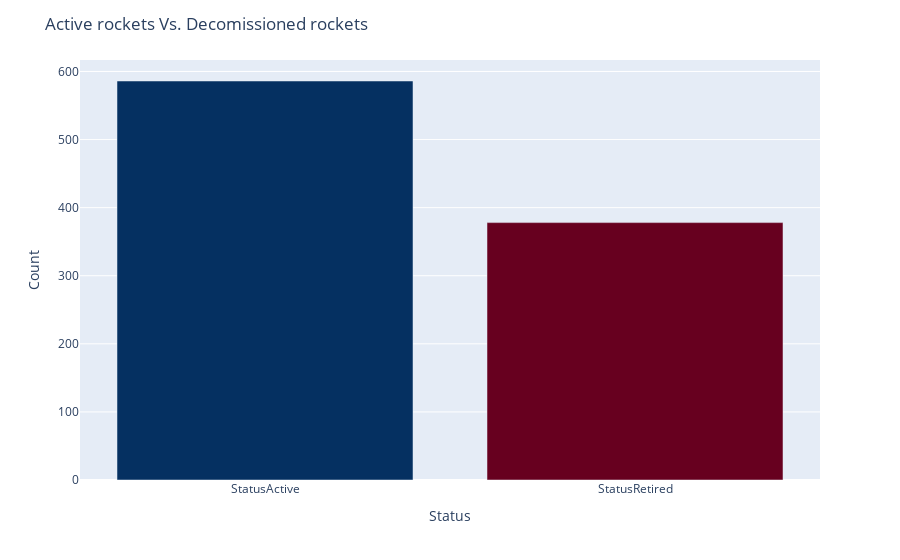

Notebook code cell kept with this figure:
### Code cell
rocket_fig = px.bar(
    df_rocket,
    x=df_rocket.index,
    y="Count",
    color="Count",
    color_continuous_scale=px.colors.sequential.RdBu,

)

rocket_fig.update_layout(
    title="Active rockets Vs. Decomissioned rockets",
    yaxis_title="Count",
    xaxis_title="Status",
)

rocket_fig.update(layout_coloraxis_showscale=False)

rocket_fig.show()

### Figure 1 — Plotly figure (JSON) as saved in the notebook; plotly's stock layout.template omitted (floating-point values rounded to 4 significant figures)
{"data": [{"alignmentgroup": "True", "hovertemplate": "index=%{x}<br>Count=%{marker.color}<extra></extra>", "legendgroup": "", "marker": {"color": [586, 378], "coloraxis": "coloraxis", "pattern": {"shape": ""}}, "name": "", "offsetgroup": "", "orientation": "v", "showlegend": false, "textposition": "auto", "type": "bar", "x": ["StatusActive", "StatusRetired"], "xaxis": "x", "y": [586, 378], "yaxis": "y"}], "layout": {"barmode": "relative", "coloraxis": {"colorbar": {"title": {"text": "Count"}}, "colorscale": [[0, "rgb(103,0,31)"], [0.1, "rgb(178,24,43)"], [0.2, "rgb(214,96,77)"], [0.3, "rgb(244,165,130)"], [0.4, "rgb(253,219,199)"], [0.5, "rgb(247,247,247)"], [0.6, "rgb(209,229,240)"], [0.7, "rgb(146,197,222)"], [0.8, "rgb(67,147,195)"], [0.9, "rgb(33,102,172)"], [1, "rgb(5,48,97)"]], "showscale": false}, "legend": {"tracegroupgap": 0}, "margin": {"t": 60}, "title": {"text": "Active rockets Vs. Decomissioned rockets"}, "xaxis": {"anchor": "y", "domain": [0, 1], "title": {"text": "Status"}}, "yaxis": {"anchor": "x", "domain": [0, 1], "title": {"text": "Count"}}}}
